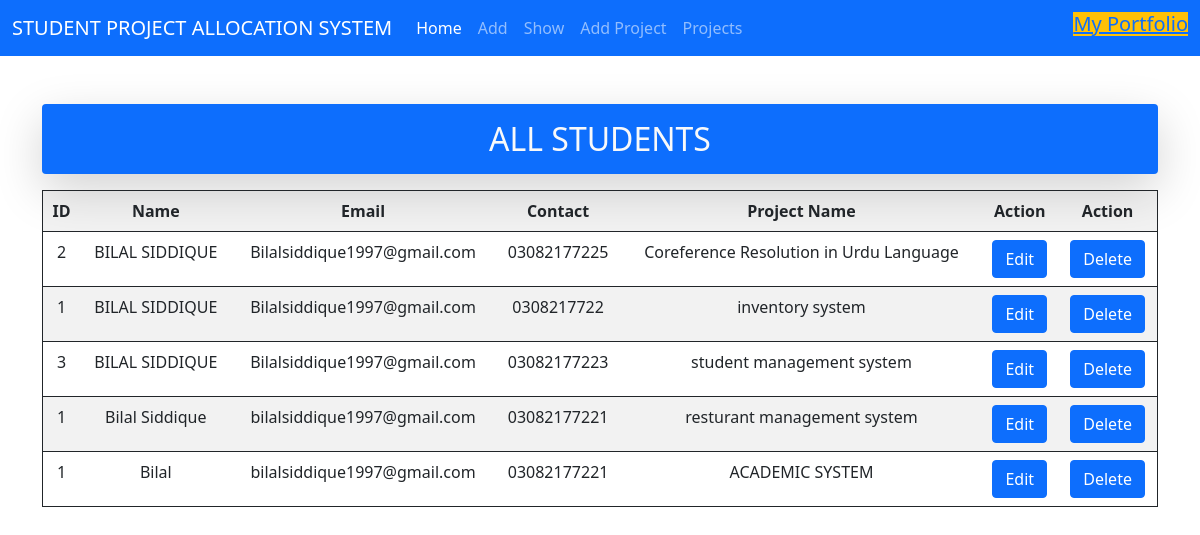
The page /show on the database its author committed.
### myapp/models.py (models this page shows, shortened)
class Employee(models.Model):
    projectid = models.ForeignKey(Project, on_delete=models.CASCADE)
    eid = models.CharField(max_length=50)
    ename = models.CharField(max_length=50)
    email = models.EmailField()
    econtact = models.CharField(max_length=50)

class Project(models.Model):
    projectname = models.CharField(max_length=50, default='')
    def __str__(self):
        return self.projectname

### myapp/views.py (the view)
# urls.py: path('show', views.show, name='showall'),
def show(request):
    employee = Employee.objects.all().order_by('id')
    return render(request, "show.html", {'employee': employee})

### myapp/templates/show.html (shortened to what this page needs)
<!DOCTYPE html>
<html lang="en">
<head>
    <link href="https://cdn.jsdelivr.net/npm/bootstrap@5.1.3/dist/css/bootstrap.min.css" rel="stylesheet"
>
</head>
<body>
    <nav class="navbar navbar-expand-lg navbar-dark bg-primary">
        <div class="container-fluid ">
            <a class="navbar-brand" href="#">STUDENT PROJECT ALLOCATION SYSTEM</a>
            <div class="collapse navbar-collapse" id="navbarScroll">
                <ul class="navbar-nav me-auto my-2 my-lg-0 navbar-nav-scroll" style="--bs-scroll-height: 100px;">
                    <li class="nav-item ">
                        <a class="nav-link active" aria-current="page" href="{% url 'myapp:home' %}">Home</a>
                    </li>
                    <li class="nav-item">
                        <a class="nav-link" href="{% url 'myapp:load_form' %}">Add</a>
                    </li>
                    <li class="nav-item">
                        <a class="nav-link" href="{% url 'myapp:showall' %}">Show</a>
                    </li>
                    <li class="nav-item">
                        <a class="nav-link" href="{% url 'myapp:addproject' %}">Add Project</a>
                    </li>
                    <li class="nav-item">
                        <a class="nav-link" href="{% url 'myapp:showproject' %}">Projects</a>
                    </li>
                </ul>
                <h5 class="bg-warning">
          <a class="text-sucess" target="_blank" href="https://www.bilalsiddique.tech/">My Portfolio</a>
        </h5>
            </div>
        </div>
    </nav>
    <div class="container text-center mt-5">
        <h2 class=" text-light bg-primary shadow-lg p-3 mb-3 rounded">ALL STUDENTS</h2>
        <table class="border-dark border table table-striped">
            <tr>
                <th>ID</th>
                <th>Name</th>
                <th>Email</th>
                <th>Contact</th>
                <th>Project Name</th>
                <th>Action</th>
                <th>Action</th>
            </tr>
            {% for i in employee %}
            <tr>
                <td>{{ i.eid }}</td>
                <td>{{ i.ename }}</td>
                <td>{{ i.email }}</td>
                <td>{{ i.econtact }}</td>
                <td>{{ i.projectid }}</td>
                <td>
                    <a class="btn btn-primary" href="edit/{{ i.id }}">Edit</a>
                </td>
                <td>
                    <a class="btn btn-primary" href="delete/{{ i.id }}">Delete</a>
                </td>
            </tr>
            {% endfor %}
        </table>
    </div>
</body>
</html>

### rows shown on the page
Employee: eid "2", ename "BILAL SIDDIQUE", email "Bilalsiddique1997@gmail.com", econtact "03082177225", projectid "Coreference Resolution in Urdu Language"
Employee: eid "1", ename "BILAL SIDDIQUE", email "Bilalsiddique1997@gmail.com", econtact "0308217722", projectid "inventory system"
Employee: eid "3", ename "BILAL SIDDIQUE", email "Bilalsiddique1997@gmail.com", econtact "03082177223", projectid "student management system"
Employee: eid "1", ename "Bilal Siddique", email "bilalsiddique1997@gmail.com", econtact "03082177221", projectid "resturant management system"
Employee: eid "1", ename "Bilal", email "bilalsiddique1997@gmail.com", econtact "03082177221", projectid "ACADEMIC SYSTEM"
